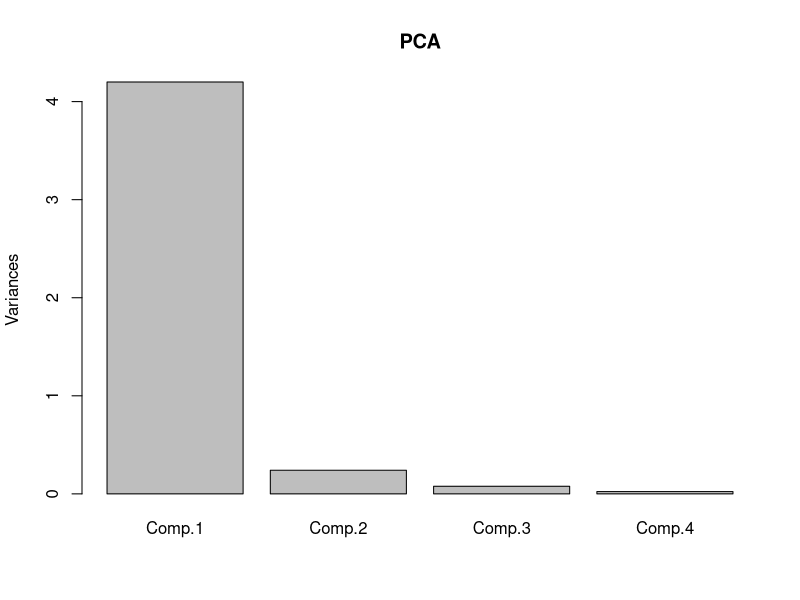
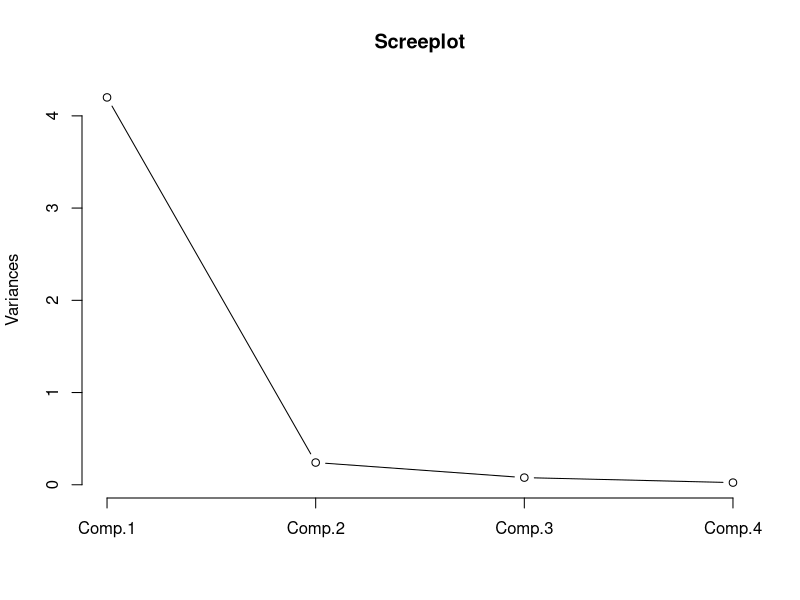
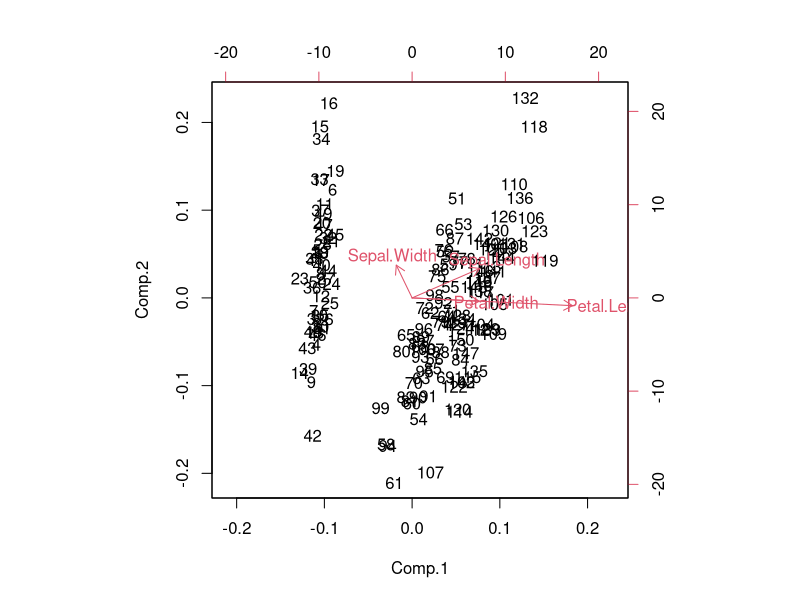

Recreate these plots in R, in order.
# Filename: _079_pca.R
# Title: Principal Component Analysis (PCA) in R
# Author: Raghava | GitHub: @raghavtwenty
# Date Created: July 7, 2024 | Last Updated: July 8, 2024
# Language: R | Version: 4.4.0

# Load necessary libraries
# install.packages('dplyr')
library(stats)
library(dplyr)

# View the iris dataset
View(iris)

# Select the first four columns of the iris dataset (excluding the species column)
mydata <- select(iris, c(1, 2, 3, 4))

# Calculate the correlation matrix
cor_matrix <- cor(mydata)
print(cor_matrix)

# Calculate the mean of the correlation coefficients
mean_cor <- mean(cor_matrix)
print(mean_cor)

# Perform Principal Component Analysis (PCA)
PCA <- princomp(mydata)

# Display the loadings of the PCA
print(PCA$loadings)

# Summary of PCA results
summary(PCA)

# Extract the PCA scores
PC <- PCA$scores

# View the first few PCA scores
View(PC)

# Calculate the correlation matrix of the PCA scores
cor_PC <- cor(PC)
print(cor_PC)

# Plot the PCA results
plot(PCA)
screeplot(PCA, type = "line", main = "Screeplot")

# Create a biplot of the PCA
biplot(PCA)

# View the first 10 PCA scores
print(PCA$scores[1:10,])
